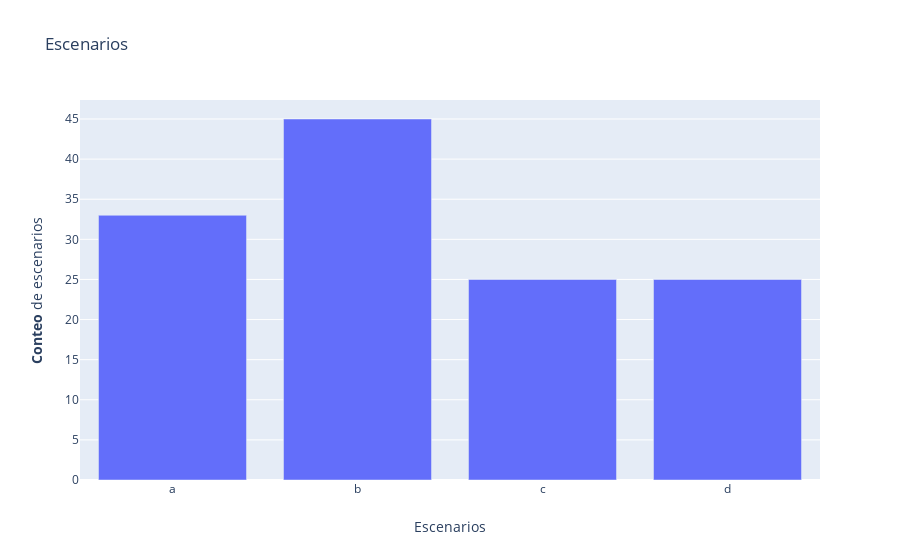

Notebook source saved alongside this figure:
### Code cell
grafica.show()

### Figure 1 — Plotly figure (JSON) as saved in the notebook; plotly's stock layout.template omitted (floating-point values rounded to 4 significant figures)
{"data": [{"hovertemplate": "<i>Casos</i>: %{y}<br><b>Identificador</b>: %{x}<br>", "name": "Conteo", "type": "bar", "x": ["a", "b", "c", "d"], "xaxis": "x", "y": [33, 45, 25, 25], "yaxis": "y"}], "layout": {"title": {"text": "Escenarios"}, "xaxis": {"anchor": "y", "domain": [0, 1], "title": {"text": "Escenarios"}}, "yaxis": {"anchor": "x", "domain": [0, 1], "title": {"text": "<b>Conteo</b> de escenarios"}}}}
